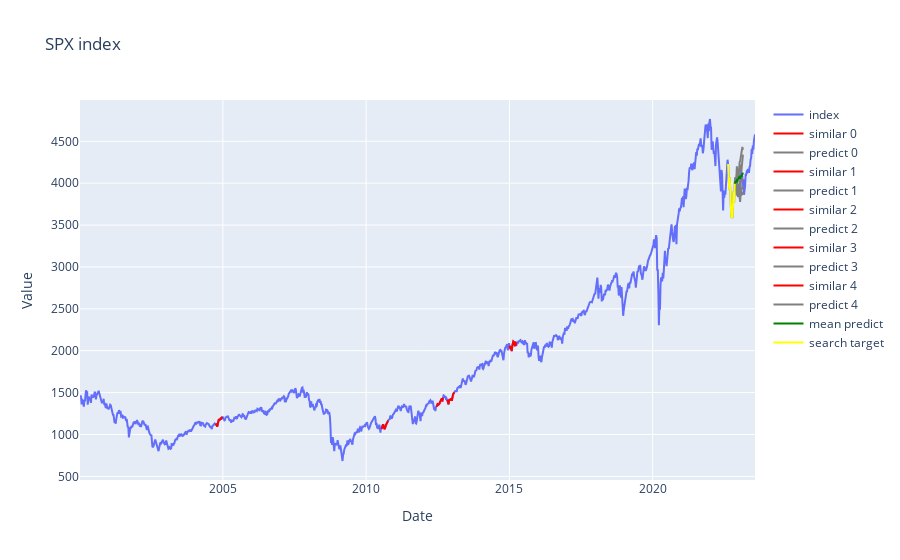
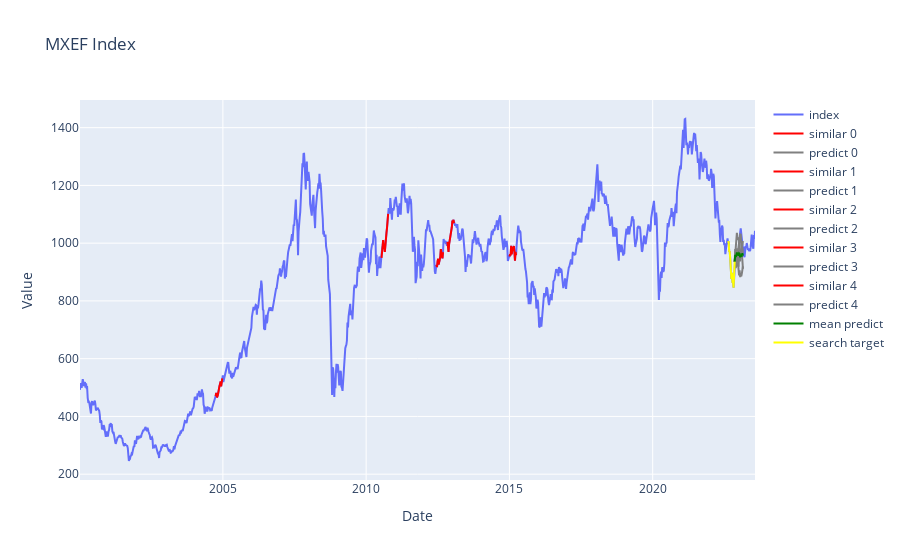
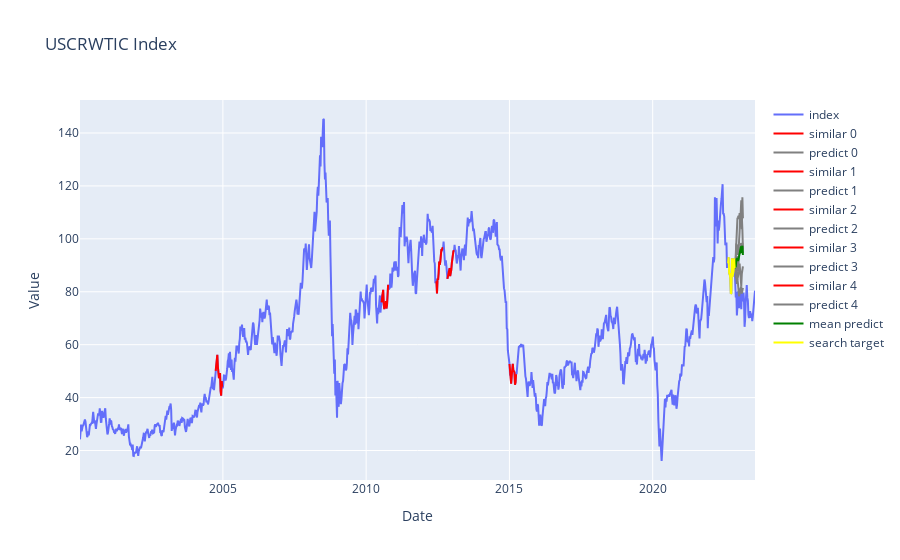
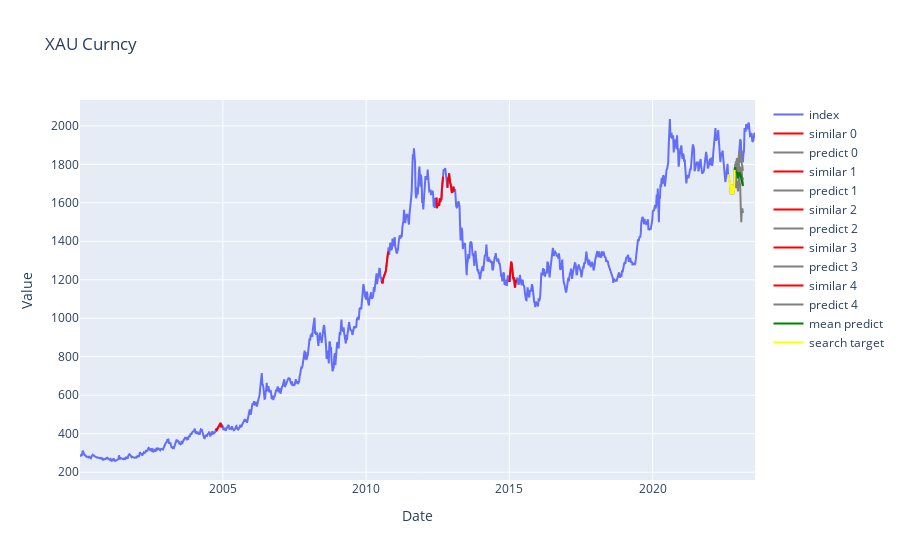

The code cell stored with these charts, in order, in its notebook:
### Code cell
# indexs = [i for i in range(1190,1212)]
# for index in indexs:
all_tsmd = All_TSMD(asset_price_list, date_list, asset_pchange_list, p_date_list, asset_name_list, 1180, 12, 5, True)
all_tsmd.fit()
all_tsmd.transform(16)
#all_tsmd.score()
all_tsmd.plot(True, True)
